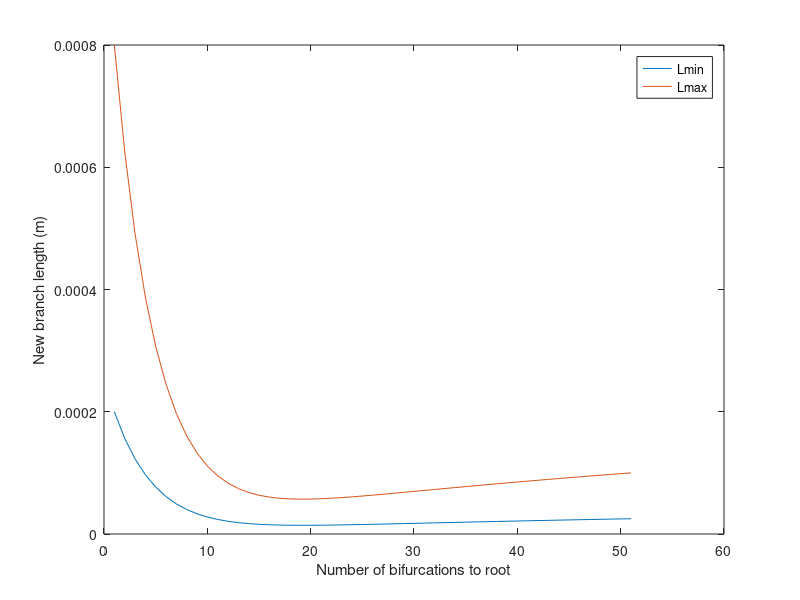

MATLAB code to generate this figure:
nBif = 0:50;
expFact = 4;

Lmax = 800e-6;
minLmax = 100e-6;
Lmin = 200e-6;
minLmin = 25e-6;

Exp = exp(-nBif/expFact);
lin = log(linspace(1,exp(1), numel(nBif)));

figure
plot(Lmin*Exp + abs(Lmin*Exp(end)-minLmin)*lin)
hold on
plot(Lmax*Exp + abs(Lmax*Exp(end)-minLmax)*lin)
legend('Lmin', 'Lmax')
xlabel('Number of bifurcations to root')
ylabel('New branch length (m)')